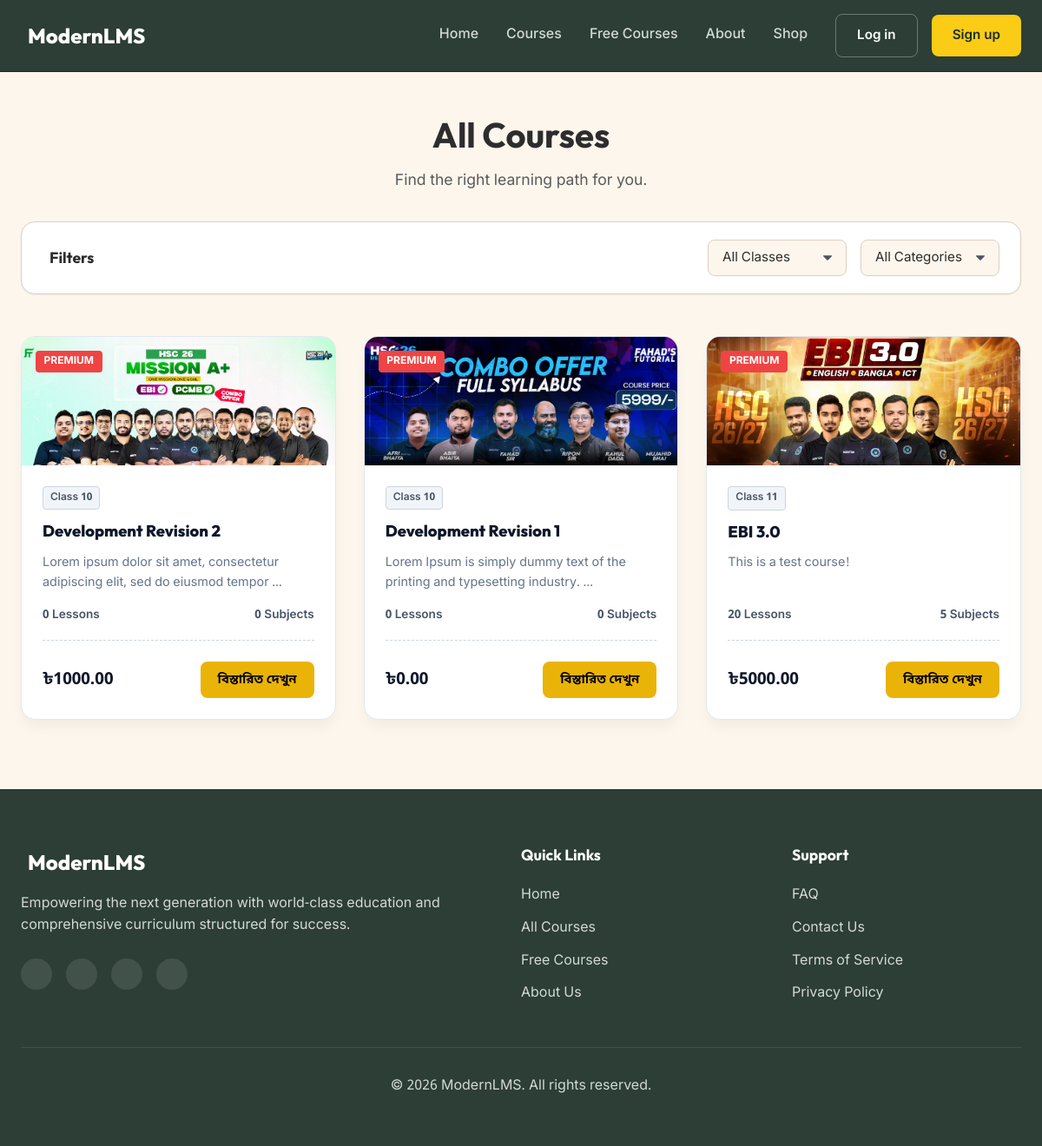
Page /courses/ on the committed database.
### courses/models.py (models this page shows, shortened)
class Course(models.Model):
    title = models.CharField(max_length=200)
    class_level = models.ForeignKey(ClassLevel, on_delete=models.SET_NULL, null=True, blank=True, related_name='courses')
    instructors = models.ManyToManyField(settings.AUTH_USER_MODEL, related_name='taught_courses', blank=True)
    students = models.ManyToManyField(settings.AUTH_USER_MODEL, related_name='enrolled_courses', blank=True)
    description = models.TextField()
    whats_included = models.TextField(blank=True, help_text="One item per line")
    thumbnail = models.ImageField(upload_to='course_thumbnails/', blank=True, null=True)
    price = models.DecimalField(max_digits=8, decimal_places=2, default=0, help_text="Price in BDT")
    discount_price = models.DecimalField(max_digits=8, decimal_places=2, null=True, blank=True, help_text="Discounted price in BDT")
    is_free = models.BooleanField(default=False)
    what_you_will_learn = models.TextField(blank=True, help_text="One item per line or HTML")
    category = models.CharField(max_length=100, blank=True, help_text="Subject type e.g. Science")
    batch_year = models.CharField(max_length=20, blank=True, help_text="e.g. 2026")
    is_combo = models.BooleanField(default=False, help_text="Bundle of multiple courses")
    is_published = models.BooleanField(default=True)
    created_at = models.DateTimeField(auto_now_add=True)
    def total_subjects(self):
        return self.content_nodes.filter(parent__isnull=True).count()
    def total_lessons(self):
        return self.content_nodes.filter(node_type='class').count()
    class Meta:
        ordering = ['title']

class ClassLevel(models.Model):
    name = models.CharField(max_length=50, unique=True)  # e.g. "Class 11"
    def __str__(self):
        return self.name
    class Meta:
        ordering = ['name']

### public/views.py (the view)
# urls.py: path('courses/', views.all_courses_view, name='courses'),
def all_courses_view(request):
    courses = Course.objects.filter(is_published=True).order_by('-created_at')
    class_level_id = request.GET.get('class_level')
    category = request.GET.get('category')
    if class_level_id:
        courses = courses.filter(class_level_id=class_level_id)
    if category:
        courses = courses.filter(category__iexact=category)
    class_levels = ClassLevel.objects.all()
    categories = Course.objects.values_list('category', flat=True).distinct().exclude(category='')
    return render(request, 'public/courses.html', {
        'courses': courses,
        'class_levels': class_levels,
        'categories': categories,
        'page_title': 'All Courses',
    })

### courses/context_processors.py (called while the page is built)
def streak_context(request):
    if request.user.is_authenticated and request.user.role == 'student':
        try:
            streak_count = request.user.streak.current_streak
        except StudentStreak.DoesNotExist:
            streak_count = 0
    else:
        streak_count = 0
    return {'streak_count': streak_count}

### templates/public/courses.html (shortened to what this page needs)
{% extends "public/base_public.html" %}
{% block content %}
<section class="section" style="padding-top: 3rem;">
    <div class="section-header" style="margin-bottom: 2rem;">
        <h2>{{ page_title }}</h2>
        <p>Find the right learning path for you.</p>
    </div>
    <div style="background: var(--surface); padding: 1.25rem 1.5rem; border-radius: 1rem; border: 1px solid var(--border); margin-bottom: 3rem; display: flex; gap: 1rem; align-items: center; justify-content: space-between; flex-wrap: wrap; box-shadow: var(--shadow-sm);">
        <h4 style="margin: 0; font-size: 1.1rem; color: var(--text-main); display: flex; align-items: center; gap: 0.5rem;"> Filters</h4>
        <form id="filterForm" method="GET" style="display: flex; gap: 1rem; flex-wrap: wrap; align-items: center;">
            <select name="class_level" onchange="document.getElementById('filterForm').submit();" style="padding: 0.6rem 2.5rem 0.6rem 1rem; border-radius: 0.5rem; border: 1px solid var(--border); background: var(--bg-light); font-family: inherit; font-size: 0.95rem; color: var(--text-main); cursor: pointer; min-width: 160px; appearance: none; background-repeat: no-repeat; background-position: right 1rem top 50%; background-size: 0.65rem auto;">
                <option value="">All Classes</option>
            </select>
            <select name="category" onchange="document.getElementById('filterForm').submit();" style="padding: 0.6rem 2.5rem 0.6rem 1rem; border-radius: 0.5rem; border: 1px solid var(--border); background: var(--bg-light); font-family: inherit; font-size: 0.95rem; color: var(--text-main); cursor: pointer; min-width: 160px; appearance: none; background-repeat: no-repeat; background-position: right 1rem top 50%; background-size: 0.65rem auto;">
                <option value="">All Categories</option>
            </select>
        </form>
    </div>
    <div class="course-grid">
        {% for course in courses %}
        <div class="course-card-home" style="background: white; border-radius: 1rem; overflow: hidden; box-shadow: 0 10px 15px -3px rgba(0,0,0,0.05); border: 1px solid #e2e8f0; display: flex; flex-direction: column; transition: transform 0.2s, box-shadow 0.2s;" onmouseover="this.style.transform='translateY(-4px)'; this.style.boxShadow='0 20px 25px -5px rgba(0,0,0,0.1)'" onmouseout="this.style.transform='translateY(0)'; this.style.boxShadow='0 10px 15px -3px rgba(0,0,0,0.05)'">
            <div class="course-thumb-wrapper" style="position: relative; width: 100%; aspect-ratio: 1920 / 738; background: #f8fafc;">
                {% if course.thumbnail %}
                    <img src="{{ course.thumbnail.url }}" style="width: 100%; height: 100%; object-fit: cover;">
                {% else %}
                    <img src="https://via.placeholder.com/600x400?text={{ course.title|urlencode }}" style="width: 100%; height: 100%; object-fit: cover;">
                {% endif %}
                <div style="position: absolute; top: 1rem; left: 1rem; background: #ef4444; color: white; padding: 0.2rem 0.6rem; border-radius: 0.25rem; font-size: 0.75rem; font-weight: 700;">
                    {% if course.is_free %}FREE{% else %}PREMIUM{% endif %}
                </div>
            </div>
            <div class="course-content-wrapper" style="padding: 1.5rem; flex: 1; display: flex; flex-direction: column;">
                <div class="course-tags-mobile" style="display: flex; gap: 0.5rem; margin-bottom: 0.75rem; flex-wrap: wrap;">
                    <span style="background: #f1f5f9; color: #475569; padding: 0.2rem 0.5rem; border-radius: 0.25rem; font-size: 0.75rem; font-weight: 600; border: 1px solid #cbd5e1;">{{ course.category|default:course.class_level }}</span>
                </div>
                <h3 class="course-title-mobile" style="font-size: 1.15rem; font-weight: 800; color: #0f172a; margin-bottom: 0.75rem; line-height: 1.4; display: -webkit-box; -webkit-line-clamp: 2; -webkit-box-orient: vertical; overflow: hidden;">{{ course.title }}</h3>
                <p class="course-desc-mobile" style="font-size: 0.9rem; color: #64748b; margin-bottom: 1rem; flex: 1;">{{ course.description|truncatewords:12 }}</p>
                <div class="course-meta-mobile" style="display: flex; justify-content: space-between; align-items: center; margin-bottom: 1.5rem; padding-bottom: 1rem; border-bottom: 1px dashed #cbd5e1;">
                    <span style="font-size: 0.85rem; color: #475569; font-weight: 600;"> {{ course.total_lessons }} Lessons</span>
                    <span style="font-size: 0.85rem; color: #475569; font-weight: 600;"> {{ course.total_subjects }} Subjects</span>
                </div>
                <div class="course-price-wrapper" style="display: flex; justify-content: space-between; align-items: center;">
                    <div class="course-price-mobile" style="font-weight: 800; color: #0f172a; font-size: 1.2rem;">
                        {% if course.is_free %}
                            Free
                        {% else %}
                            ৳{{ course.discount_price|default:course.price }}
                        {% endif %}
                    </div>
                    <a href="{% url 'public:course_detail' course.id %}" class="course-btn-mobile" style="background: #eab308; color: #000; padding: 0.6rem 1.25rem; border-radius: 0.5rem; font-weight: 700; font-size: 0.9rem; text-decoration: none; display: inline-block; transition: background 0.2s;">বিস্তারিত দেখুন</a>
                </div>
            </div>
        </div>
        {% endfor %}
    </div>
</section>
{% endblock %}

### static/css/public.css (style rules this page uses)
:root { --primary: #778873; --primary-dark: #5f6e5c; --primary-light: #e8f0e6; --accent: #F59E0B; --bg-light: #FDF6ED; --surface: #FFFFFF; --text-main: #2d2d2d; --text-muted: #5a5a5a; --border: #DCCFC0; --brand-navy: #2c3e35; --brand-navy-dark: #1e2d26; --success: #10B981; --warning: #FACC15; --danger: #EF4444; --shadow-sm: 0 1px 2px rgba(0,0,0,0.05); --shadow-md: 0 4px 6px -1px rgba(0,0,0,0.1), 0 2px 4px -1px rgba(0,0,0,0.06); --shadow-lg: 0 10px 15px -3px rgba(0,0,0,0.1), 0 4px 6px -2px rgba(0,0,0,0.05); --font-sans: "Hind Siliguri", "Noto Sans Bengali", "Inter", sans-serif; --font-heading: "Outfit", "Hind Siliguri", sans-serif; }
* { margin: 0; padding: 0; box-sizing: border-box; }
body { font-family: var(--font-sans); background: var(--bg-light); color: var(--text-main); line-height: 1.6; -webkit-font-smoothing: antialiased; }
a { text-decoration: none; color: inherit; }
h1, h2, h3, h4 { font-family: var(--font-heading); font-weight: 700; line-height: 1.2; color: var(--text-main); }
p { color: var(--text-muted); }
.section { padding: 5rem 1.5rem; max-width: 1200px; margin: 0 auto; }
.section-header { text-align: center; margin-bottom: 3.5rem; }
.section-header h2 { font-size: 2.5rem; color: var(--text-main); margin-bottom: 1rem; }
.section-header p { font-size: 1.1rem; color: var(--text-muted); max-width: 600px; margin: 0 auto; }
.course-grid { display: grid; grid-template-columns: repeat(auto-fill, minmax(300px, 1fr)); gap: 2rem; }

### rows in the picture
Course: thumbnail (picture), is_free "PREMIUM", category "Class 10", title "Development Revision 2", description "Lorem ipsum dolor sit amet, consectetur adipiscing elit, sed do eiusmod tempor …", total_lessons "0", total_subjects "0", discount_price "1000.00"
Course: thumbnail (picture), is_free "PREMIUM", category "Class 10", title "Development Revision 1", description "Lorem Ipsum is simply dummy text of the printing and typesetting industry. …", total_lessons "0", total_subjects "0", discount_price "0.00"
Course: thumbnail (picture), is_free "PREMIUM", category "Class 11", title "EBI 3.0", description "This is a test course!", total_lessons "20", total_subjects "5", discount_price "5000.00"

### other values in the picture
{{ page_title }} "All Courses"
